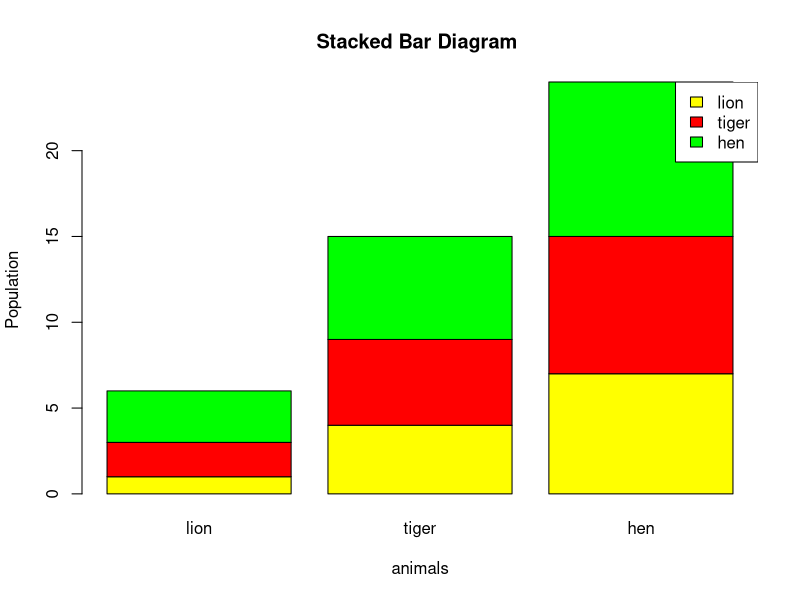

R code for this plot:
#population=c(50,50,120)
# diffrence form bar diagram is that matrix is provide in arrays position
population=matrix(c(1:9),nrow=3,ncol=3)
labels=c("lion","tiger","hen")
myCol=c("yellow","red","green")
png("1.png")
barplot(population,col=myCol,names.arg=labels,main="Stacked Bar Diagram ",xlab="animals",ylab="Population")
legend("topright",labels,fill=myCol)
dev.off()
